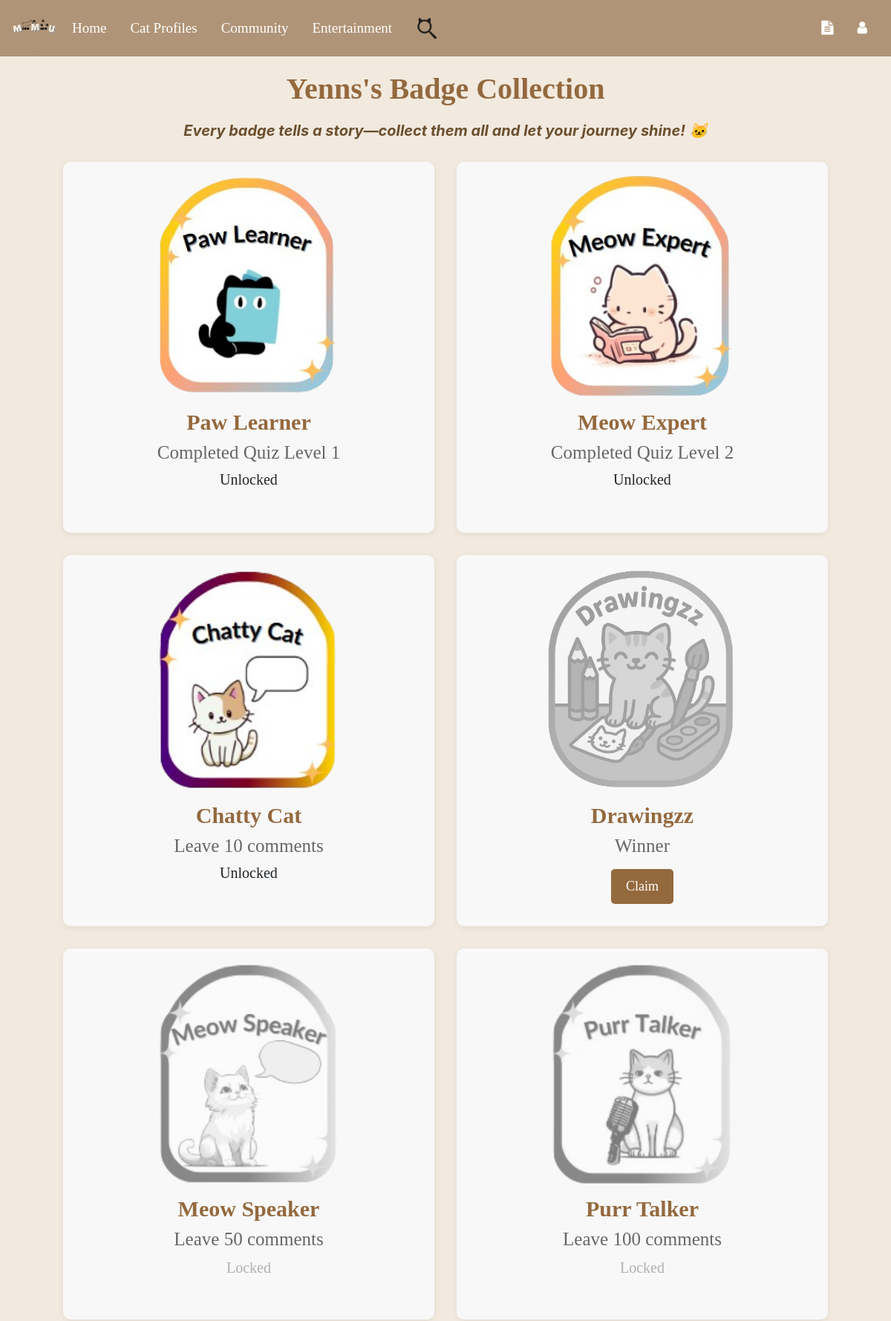
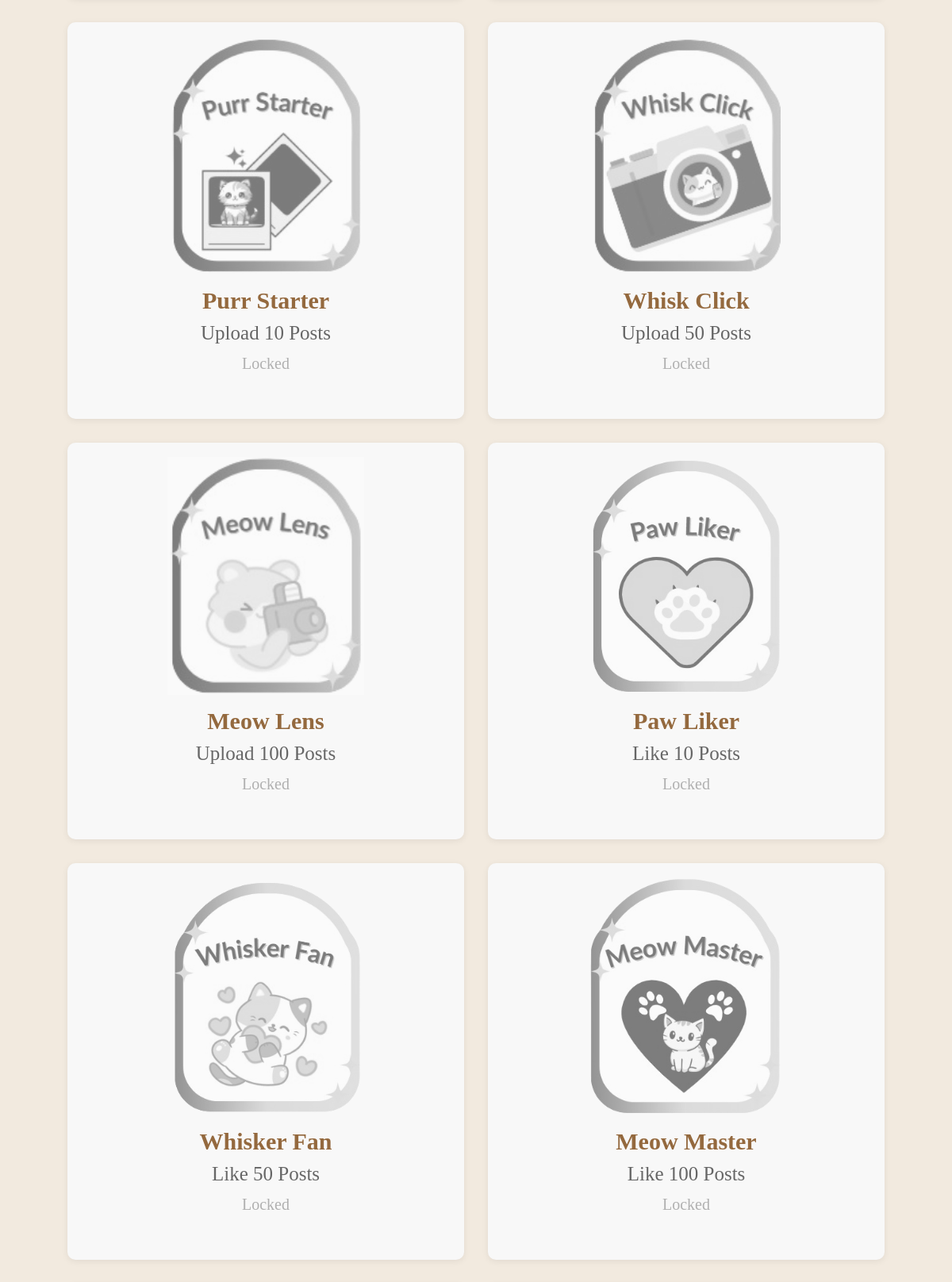
/badges (signed in, upper part), run on the app's committed database (2 pictures, top to bottom).
### Website/models.py (models this page shows)
class User(db.Model, UserMixin):
    id = db.Column(db.Integer, primary_key=True)
    email = db.Column(db.String(150), unique=True, nullable=False)
    ps = db.Column(db.String(150), nullable=False)
    Name = db.Column(db.String(150), nullable=False)
    secret_answer = db.Column(db.String(150), nullable=False)
    notes = db.relationship("Note", backref="user", lazy=True, cascade="all, delete-orphan")
    stories = db.relationship("Story", backref="owner", lazy=True, cascade="all, delete-orphan")
    reports_made = db.relationship(
        "Report",
        back_populates="reporting_user",
        lazy=True,
        cascade="all, delete-orphan",
        foreign_keys="[Report.user_id]"
    )
    reports_received = db.relationship(
        "Report",
        back_populates="reported_user_profile",
        lazy=True,
        foreign_keys="[Report.user_profile_id]"
    )
    status = db.Column(db.String(100)) #user profile part
    birthday = db.Column(db.Date)
    mbti = db.Column(db.String(50))
    hobby = db.Column(db.String(100))
    bio = db.Column(db.Text)
    profile_picture = db.Column(db.String(255), default="default_profilepic.png")
    cover_photo = db.Column(db.String(255), default="default_cover.png")
    role = db.Column(db.String(50), default='user', nullable=False)
    level1_completed = db.Column(db.Boolean, default=False)
    privacy = db.Column(db.String(50), default="Public", nullable=False)

### tables this page shows
CREATE TABLE badge (
    id INTEGER PRIMARY KEY AUTOINCREMENT,
    name TEXT NOT NULL,
    description TEXT NOT NULL,
    criteria TEXT,
    icon TEXT NOT NULL
);

### Website/badge.py (the view)
@badge_bp.route('/badges')
def badge_gallery():
    if not current_user.is_authenticated:
        flash("You must be logged in to view badge gallery!", category="error")
        return redirect(url_for('auth.login'))
    user_role = getattr(current_user, 'role', None)
    conn = get_db_connection()
    badges = conn.execute('SELECT * FROM badge').fetchall()
    user_badges = conn.execute('SELECT badge_id FROM user_badge WHERE user_id = ?', (current_user.id,)).fetchall()
    user_badges_ids = {row['badge_id'] for row in user_badges}
    claimable_badge_ids = set()
    claimable_badge_ids.update(check_comment_badges(current_user.id))
    claimable_badge_ids.update(check_like_badges(current_user.id))
    claimable_badge_ids.update(check_post_badges(current_user.id))
    claimable_badge_ids.update(check_quiz_badges(current_user.id))
    claimable_badge_ids.update(check_contest_winner_badges(current_user.id))
    conn.close()
    print("Claimable Badges:", claimable_badge_ids)
    return render_template('badge_gallery.html', user_role=user_role, all_badges=badges, user_badges_ids=user_badges_ids, claimable_badge_ids=claimable_badge_ids, user=current_user)

### Website/badge.py (called while the page is built)
def get_db_connection():
    db_path = os.path.join(os.path.dirname(__file__), '..', 'instance', 'datebase.db')
    db_path = os.path.abspath(db_path)
    conn = sqlite3.connect(db_path)
    conn.row_factory = sqlite3.Row
    return conn

def check_like_badges(user_id):
    conn = get_db_connection()
    count = conn.execute(
        'SELECT COUNT(*) FROM likes WHERE user_id = ?', (user_id,)).fetchone()[0]
    claimable_badges = set()
    for milestone in [10, 50, 100, 500]:
        criteria = f'like_{milestone}_posts'
        badge = conn.execute('SELECT * FROM badge WHERE criteria = ?', (criteria,)).fetchone()
        if badge:
            already_claimed = conn.execute(
                'SELECT 1 FROM user_badge WHERE user_id = ? AND badge_id = ?', (user_id, badge['id'])
            ).fetchone()
            if count >= milestone and not already_claimed:
                claimable_badges.add(badge['id'])
    conn.close()
    return claimable_badges

def check_comment_badges(user_id):
    conn = get_db_connection()
    count = conn.execute(
        'SELECT COUNT(*) FROM comment WHERE user_id = ?', (user_id,)).fetchone()[0]
    claimable_badges = set ()
    for milestone in [10, 50, 100, 500]:
        criteria = f'comment_{milestone}'
        badge = conn.execute('SELECT * FROM badge WHERE criteria = ?', (criteria,)).fetchone()
        if badge:
            already_claimed = conn.execute(
                'SELECT 1 FROM user_badge WHERE user_id = ? AND badge_id = ?', (user_id, badge['id'])
            ).fetchone()
            if count >= milestone and not already_claimed:
                claimable_badges.add(badge['id'])
    conn.close()
    return claimable_badges

def check_post_badges(user_id):
    conn = get_db_connection()
    count = conn.execute(
        'SELECT COUNT(*) FROM post WHERE user_id = ?', (user_id,)).fetchone()[0]
    claimable_badges = set()
    for milestone in [10, 50, 100, 500]:
        criteria = f'upload_{milestone}_posts'
        badge = conn.execute('SELECT * FROM badge WHERE criteria = ?', (criteria,)).fetchone()
        if badge:
            already_claimed = conn.execute(
                'SELECT 1 FROM user_badge WHERE user_id = ? AND badge_id = ?', (user_id, badge['id'])
            ).fetchone()
            if count >= milestone and not already_claimed:
                claimable_badges.add(badge['id'])
    conn.close()
    return claimable_badges

### Website/templates/badge_gallery.html (shortened to what this page needs)
{% extends 'base.html' %}
{% block content %}
<div style="padding: 20px;">
    <h1>{{ user.Name }}'s Badge Collection</h1>
    <h2> Every badge tells a story—collect them all and let your journey shine! 🐱</h2>
    {% set unlocked_badges = all_badges | selectattr("id", "in", user_badges_ids) | list %}
    {% set claimable_badges = all_badges | selectattr("id", "in", claimable_badge_ids) | list %}
    {% set locked_badges = all_badges | rejectattr("id", "in", user_badges_ids) | rejectattr("id", "in",
    claimable_badge_ids) | list %}
    <div class="user-badge-gallery">
        {% for badge in unlocked_badges %}
        <div class="user-badge-card">
            <img src="{{ url_for('static', filename='badges/' ~ badge.icon) }}">
            <div><strong class="badge-name">{{ badge.name }}</strong></div>
            <div class="desc">{{ badge.description }}</div>
            <div class="badge-unlocked">Unlocked</div>
        </div>
        {% endfor %}
        {% for badge in claimable_badges %}
        <div class="user-badge-card">
            <img src="{{ url_for('static', filename='badges/' ~ badge.icon) }}"
                style="filter: grayscale(100%); opacity: 0.5;">
            <div><strong class="badge-name">{{ badge.name }}</strong></div>
            <div class="desc">{{ badge.description }}</div>
            <form method="post" action="{{ url_for('badge.claim_badge', badge_id=badge.id) }}">
                <button class="claim-btn" type="submit">Claim</button>
            </form>
        </div>
        {% endfor %}
        {% for badge in locked_badges %}
        <div class="user-badge-card">
            <img src="{{ url_for('static', filename='badges/' ~ badge.icon) }}"
                style="filter: grayscale(100%); opacity: 0.5;">
            <div><strong class="badge-name">{{ badge.name }}</strong></div>
            <div class="desc">{{ badge.description }}</div>
            <div class="locked">Locked</div>
        </div>
        {% endfor %}
    </div>
</div>
{% endblock %}

### Website/templates/base.html (style rules this page uses)
body { background-color: #f9f4ef; }

### Website/templates/badge_gallery.html (style rules this page uses)
body { background-color: #f2eadf; }
h1 { text-align: center; margin-bottom: 20px; font-family: 'Times New Roman', Times, serif; color: #94693e; font-weight: bold; }
h2 { font-weight: bold; font-size: 20px; color: #6b4f2f; text-align: center; font-style: italic; margin-top: 0; margin-bottom: 20px; }
.user-badge-gallery { display: flex; flex-wrap: wrap; gap: 30px; justify-content: center; margin-top: 30px; flex-direction: row; }
.user-badge-card { background: #f8f8f8; border-radius: 10px; padding: 18px 18px 12px 18px; text-align: center; box-shadow: 0 2px 8px rgba(0, 0, 0, 0.07); width: 500px; height: 500px; position: relative; transition: box-shadow 0.2s; }
.user-badge-card img { width: 300px; height: 300px; object-fit: contain; margin-bottom: 10px; border-radius: 8px; }
.user-badge-card strong { font-size: 1.08em; color: #94693e; }
.user-badge-card .locked { color: #b0b0b0; font-size: 0.9em; margin-top: 4px; }
.user-badge-card .desc { font-size: 25px; color: #666; margin-bottom: 2px; font-family: 'Times New Roman', Times, serif; }
.user-badge-card .locked { font-size: 20px; font-family: 'Times New Roman', Times, serif; }
.user-badge-card .badge-unlocked { font-size: 20px; font-family: 'Times New Roman', Times, serif; }
.user-badge-card .badge-name { font-family: 'Times New Roman', Times, serif; font-size: 30px; font-weight: bold; }
.claim-btn { background-color: #94693e; color: white; border: none; padding: 10px 20px; border-radius: 5px; cursor: pointer; margin-top: 10px; font-size: 18px; font-family: 'Times New Roman', Times, serif; }

### data on the page
User: Name "Yenns"
badge: icon (picture), name "Paw Learner", description "Completed Quiz Level 1"
badge: icon (picture), name "Meow Expert", description "Completed Quiz Level 2"
badge: icon (picture), name "Chatty Cat", description "Leave 10 comments"
badge: icon (picture), name "Drawingzz", description "Winner"
badge: icon (picture), name "Meow Speaker", description "Leave 50 comments"
badge: icon (picture), name "Purr Talker", description "Leave 100 comments"
badge: icon (picture), name "Purr Starter", description "Upload 10 Posts"
badge: icon (picture), name "Whisk Click", description "Upload 50 Posts"
badge: icon (picture), name "Meow Lens", description "Upload 100 Posts"
badge: icon (picture), name "Paw Liker", description "Like 10 Posts"
badge: icon (picture), name "Whisker Fan", description "Like 50 Posts"
badge: icon (picture), name "Meow Master", description "Like 100 Posts"
